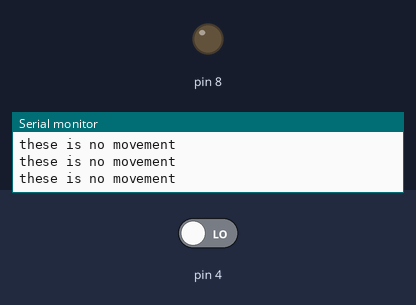
Recording of a sketch running on a simulated Arduino Uno, built with avr-gcc and run on an emulated ATmega328P. Parts: output pins drawn as LEDs (lit = HIGH), the last lines printed to the serial monitor. The test bench sets the inputs (shaded band); at power-on: pin 4 LOW.

Above: at 2.8 s.
2.9 s: pin 4 driven HIGH
At 3.3 s:
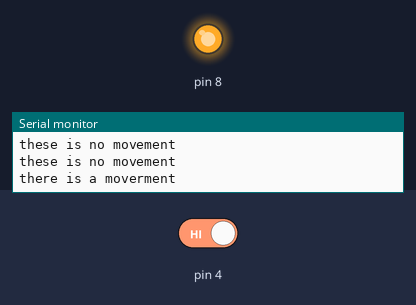
4.5 s: pin 4 driven LOW
At 6.1 s:
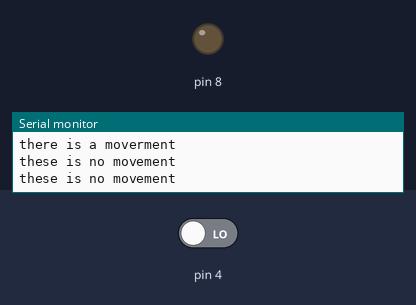
Timing chart, 0 to 7.6 s (numbered marks = the images above; inputs shaded):
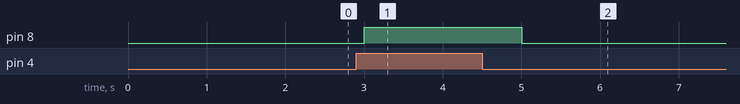

The sketch:

sketch_jan31a.ino
```cpp
void setup()
{
  pinMode(8, OUTPUT);
  pinMode(4, INPUT);
  Serial.begin(9600);
}

void loop()
{

  if(digitalRead(4) == HIGH)
  {

    digitalWrite(8,HIGH);
    Serial.println("there is a moverment");
  }
  else
  {

    digitalWrite(8,LOW);
    Serial.println("these is no movement");
  }

  delay(1000);
}  
```

Measured:
- after the input at 2.9 s, pin 8: LOW → HIGH after 0.10 s
- after the input at 4.5 s, pin 8: HIGH → LOW after 0.50 s
